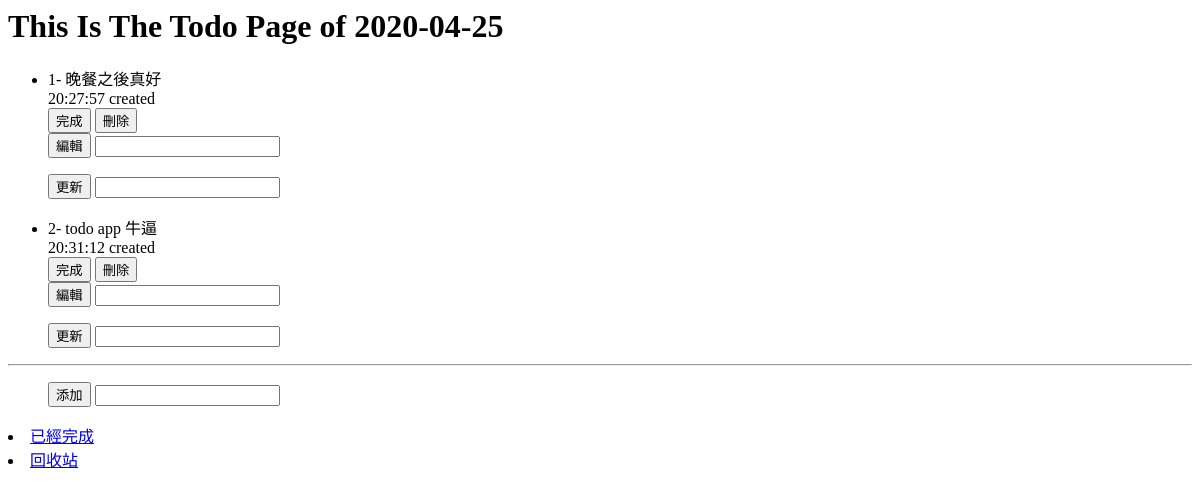
/todo/, run on an earlier commit of the app's database.
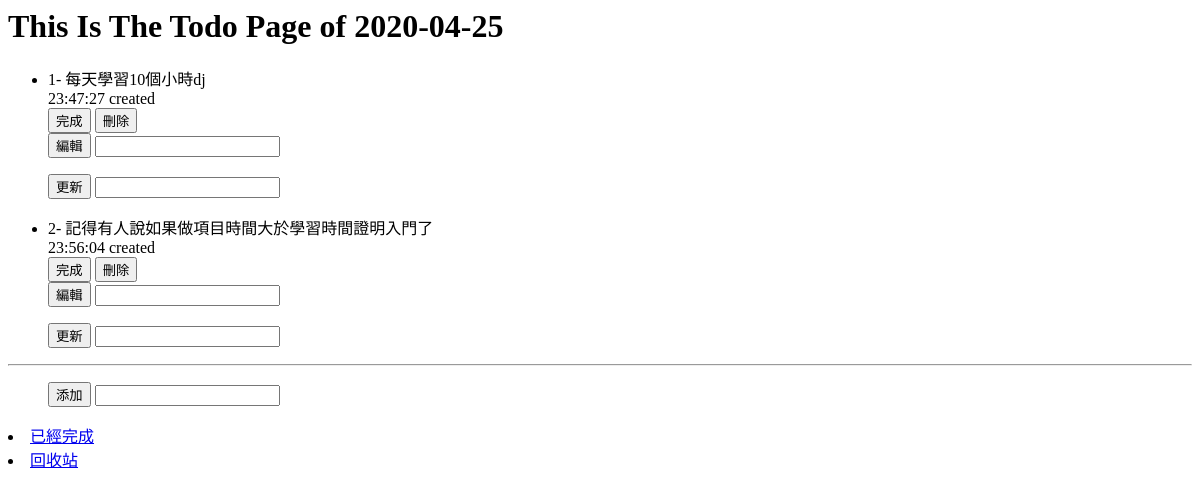
And on a later commit of the database.
### todo/models.py (models this page shows, shortened)
class TodoItem(models.Model):
    content =models.TextField()
    create_time=models.DateTimeField(auto_now_add=True)
    last_edit=models.DateTimeField(auto_now=True)

### todo/views.py (the view)
# urls.py: path('todo/',todoView,name='todo'),
def todoView(request):
    all_todo_items = TodoItem.objects.all()
    return render(request,'todo.html', {'all_items':all_todo_items})

### templates/todo.html
<h1>  This Is The Todo Page    of {% now "Y-m-d" %} </h1>
<ul>
{% for todo_item in all_items  %}
    <li>
        {{ forloop.counter }}-
        {{ todo_item.content }}
        <br>
       {{  todo_item.create_time |date:' H:i:s'  }} created
        <br>
    <form action ="/doneTodo/{{ todo_item.id }}/"
                  style="display: inline;"
                  method="post">{% csrf_token %}
        <input type='submit' value='完成'/>
    </form>
    <form action ="/deleteTodo/{{ todo_item.id }}/"
                  style="display: inline;"
                  method="post">{% csrf_token %}
        <input type='submit' value='刪除'/>
    </form>
    <form action ="/editTodo/{{ todo_item.id }}/"
                  method="post">{% csrf_token %}
        <input type='submit' value='編輯'/>
        <input type='text' name='content'/>
    </form>
    <form action ="/updateTodo/{{ todo_item.id }}/"
                  method="post">{% csrf_token %}
        <input type='submit' value='更新'/>
        <input type='text' name='content'/>
    </form>
</li>
{% endfor %}
</ul>
<hr>
<ul>
<form action ="/addTodo/" method="post">{% csrf_token %}
    <input type='submit' value='添加'/>
    <input type='text' name='content'/>
</form>
</ul>
<p>
<li> <a href = "{% url 'done' %}" >已經完成</a> </li>
<li> <a href = "{% url 'bin' %}" >回收站</a> </li>
</p>

What changed in the data, as far as the page shows it:
removed TodoItem: content "晚餐之後真好", create_time "20:27:57"
removed TodoItem: content "todo app 牛逼", create_time "20:31:12"
added TodoItem: content "每天學習10個小時dj", create_time "23:47:27"
added TodoItem: content "記得有人說如果做項目時間大於學習時間證明入門了", create_time "23:56:04"
